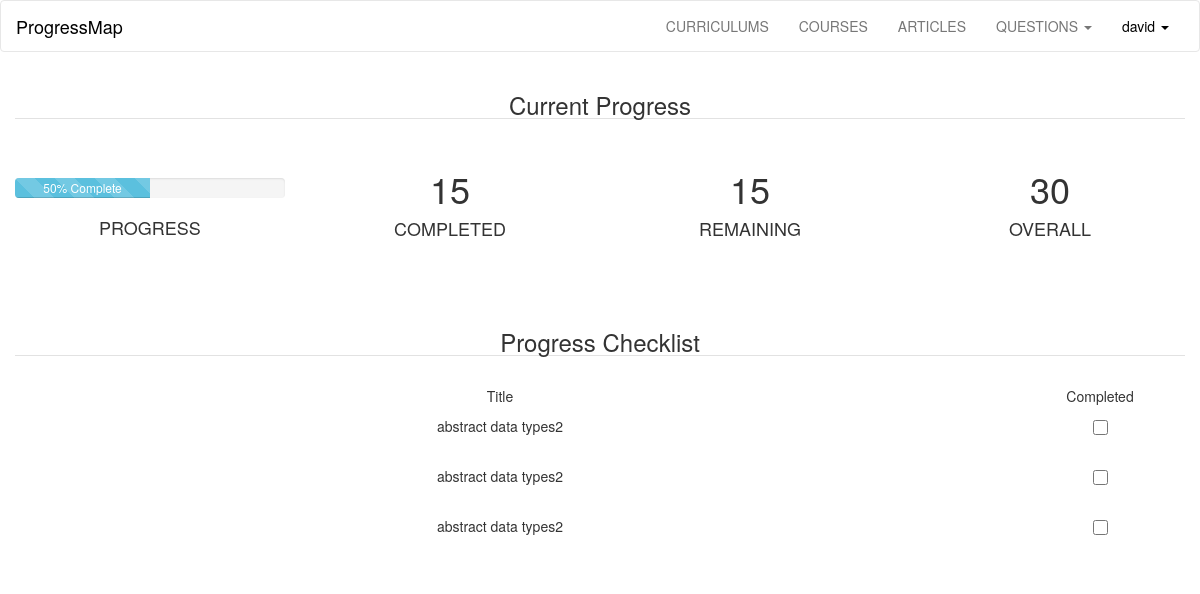
The app's page /user/david (signed in), older data.
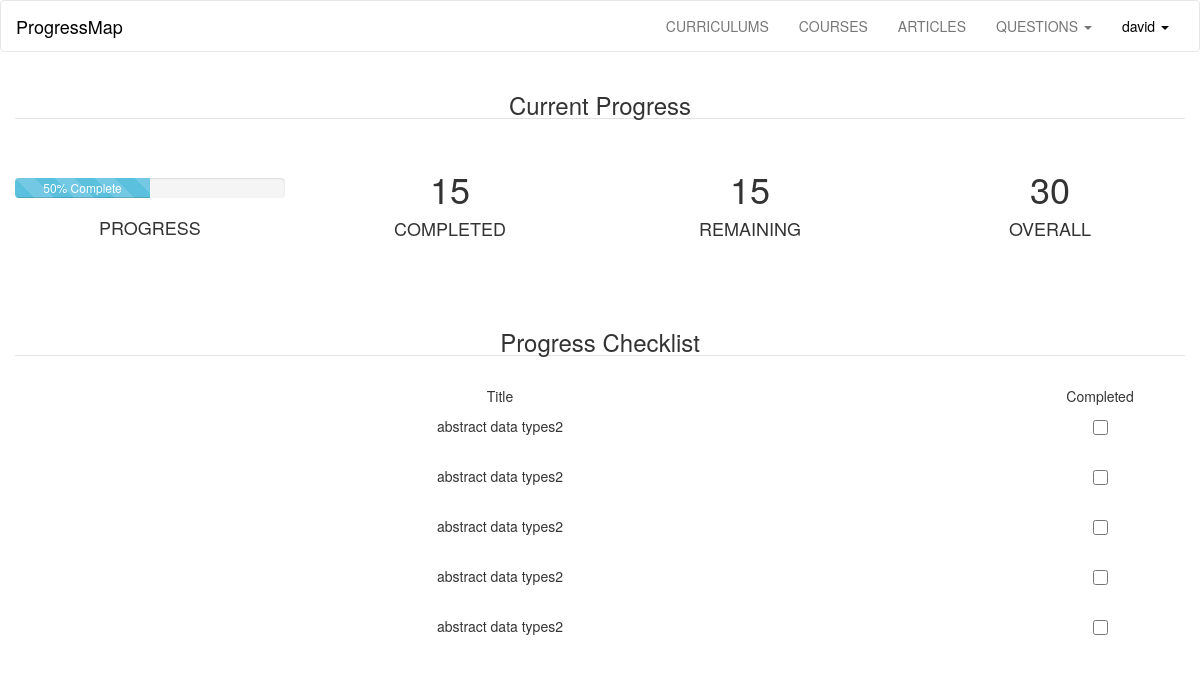
The same page, newer data.
### progressMap/models.py (models this page shows, shortened)
class User(db.Model, UserMixin):
	id = db.Column(db.Integer, primary_key = True)
	username = db.Column(db.String(40), unique = True)
	email = db.Column(db.String(120), unique = True)
	password_hash = db.Column(db.String)
	articles =  db.relationship('Articles', backref='user', lazy='dynamic')
	courses =  db.relationship('Courses', backref='user', lazy='dynamic')
	curriculums =  db.relationship('Curriculums', backref='user', lazy='dynamic')
	questions = db.relationship('Questions', backref='user', lazy='dynamic')
	comments = db.relationship('Comments', backref='user', lazy='dynamic')
	completed = db.relationship('Completed', backref='user', lazy='dynamic')
	allContent = db.relationship('AllContent', backref='user', lazy='dynamic')
	@property
	def password(self):
		raise AttributeError('password: write-only field')

class AllContent(db.Model):
	id = db.Column(db.Integer, primary_key = True)
	user_id = db.Column(db.Integer, db.ForeignKey('user.id'), nullable=False)
	article_id = db.Column(db.Integer, db.ForeignKey('articles.id'), nullable=False)

class Articles(db.Model):
	id  = db.Column(db.Integer, primary_key = True)
	title = db.Column(db.String(300), nullable=False)
	description = db.Column(db.Text, nullable=False)
	questions = db.relationship('Questions', backref='article', lazy='dynamic')
	allContent = db.relationship('AllContent', backref='article', lazy='dynamic')
	user_id = db.Column(db.Integer, db.ForeignKey('user.id'), nullable=False)
	course_id = db.Column(db.Integer, db.ForeignKey('courses.id'), nullable=False)
	curriculum_id = db.Column(db.Integer, db.ForeignKey('curriculums.id'), nullable=False)

### progressMap/user/views.py (the view)
@login_required
@user.route('/<username>')
def userPage(username):
	user = current_user
	usersContent = []
	allContent = models.getAllObjectsById2(models.AllContent, int(user.id))
	return render_template('user.html', user = user, allContent=allContent)

### progressMap/main/views.py (called while the page is built)
@login_manager.user_loader
def load_user(userid):
	return models.User.query.get(int(userid))

### progressMap/models.py (called while the page is built)
def getAllObjectsById2(className, id):
	return className.query.filter_by(user_id = id).all()

### progressMap/templates/user.html (shortened to what this page needs)
{% extends 'base.html' %}
{% block user_link %}
{% if current_user.is_authenticated %}
<li class="dropdown">
<a class="dropdown-toggle active" data-toggle="dropdown" href="#">{{current_user.username}}
<span class="caret"></span></a>
</li>
{% else %}
<li><a href="{{ url_for('main.show', page='login') }}">LOGIN</a>
</li>
{% endif %}
{% endblock %}
{% block currentProgress %}
<section class="container-fluid text-center">
<h3 class="b-down">Current Progress</h2>
<br />
<section class="row">
<article class="col-sm-3">
<div class="progress" style="margin-top: 29px;">
  <div class="progress-bar progress-bar-info progress-bar-striped" role="progressbar"
  aria-valuenow="50" aria-valuemin="0" aria-valuemax="100" style="width: 50%;">
    50% Complete
  </div>
</div>
<h4>PROGRESS</h4>
	<br />
</article>
<article class="col-sm-3">
<h1>15</h1>
<h4>COMPLETED</h4>
	<br />
</article>
<article class="col-sm-3">
<h1>15</h1>
<h4>REMAINING</h4>
	<br />
</article>
<article class="col-sm-3">
<h1>30</h1>
<h4>OVERALL</h4>
	<br />
</article>
</section>
</section>
<br /><br />
{% endblock %}
{% block overallProgress %}
<section class="container-fluid text-center underline">
<h3 class="b-down">Progress Checklist</h3>
<br />
{% if allContent %}
<section class="row">
	<article class="col-xs-10">
		<p>Title</p>
	</article>
	<article class="col-xs-2">
	<p>Completed</p>
	</article>
</section>
{% for content in allContent %}
	<section class="row">
	<article class="col-xs-10">
		<p>{{content.article.title}}</p>
	</article>
	<article class="col-xs-2">
	<input type="checkbox" class="completed">
	</article>
	</section>
	<br />
{% endfor%}
{% else %}
<h4>No content added yet.</h4>
{% endif %}
</section>
<br /><br />
{% endblock %}

### progressMap/templates/base.html (shortened to what this page needs)
<!doctype html>
<html>
<head>
	<link rel="stylesheet" href="{{ url_for('static', filename='css/bootstrap.min.css') }}">
	<link rel='stylesheet' href="{{ url_for('static', filename='css/main.css') }}">
</head>
<body>
	<nav class="navbar navbar-default">
		<div class="container-fluid">
			<div class="navbar-header">
				<a class="navbar-brand active" href="{{ url_for('main.show', page='map') }}">
					ProgressMap
				</a>
			</div>
			<div class="collapse navbar-collapse" id="myNavbar">
				<ul class="nav navbar-nav navbar-right nav-items text-center">
					{% block curriculums_link %}
  					<li><a href="{{ url_for('curriculums.show')}}">CURRICULUMS</a></li>
					{% endblock %}
					{% block courses_link %}
  					<li><a href="{{ url_for('courses.show')}}">COURSES</a></li>
					{% endblock %}
					{% block articles_link %}
  					<li><a href="{{ url_for('articles.show')}}">ARTICLES</a></li>
					{% endblock %}
					{% block questions_link %}
					<li class="dropdown">
                        <a class="dropdown-toggle" data-toggle="dropdown" href="#">QUESTIONS
                            <span class="caret"></span></a>
                    </li>
					{% endblock %}
					{% block user_link %}{% endblock %}
				</ul>
			</div>
		</div>
	</nav>
	{% block currentProgress %}
	{% endblock %}
	{% block overallProgress %}
	{% endblock %}
</body>
</html>

### progressMap/static/css/main.css (style rules this page uses)
a { color: black; text-decoration: none; }
.completed { height: 15px; width: 15px; }
.navbar-default .navbar-nav>li>a.active { color: black; }
.navbar-default { background-color: white; }
.navbar-default .navbar-brand { color: black; }
.b-down { border-bottom: 1px solid #e2e2e2; }

Row changes from the older to the newer data that the page shows:
added AllContent: article "abstract data types2"
added AllContent: article "abstract data types2"
